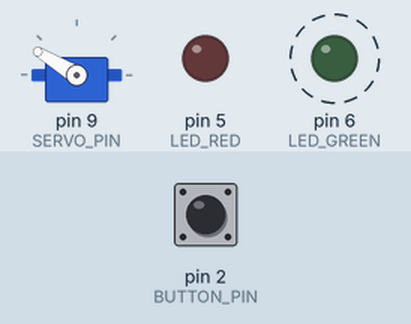
Simulated run of this sketch. Board: Arduino Uno, built with avr-gcc and run on an emulated ATmega328P. Parts: servo, output pins drawn as LEDs (lit = HIGH). Dashed ring = blinking. Inputs (shaded band) come from the test bench; at power-on: pin 2 (BUTTON_PIN) LOW.

Above: at 2.25 s.
2.3 s: pin 2 (BUTTON_PIN) pulled HIGH for 0.15 s
At 2.49 s:
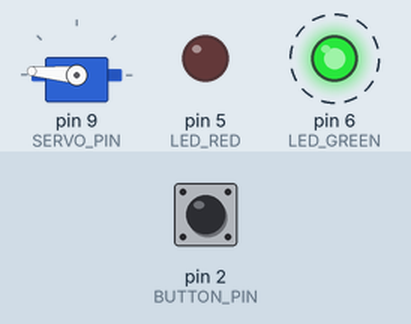
5.3 s: pin 2 (BUTTON_PIN) pulled HIGH for 1 s
At 6.14 s:
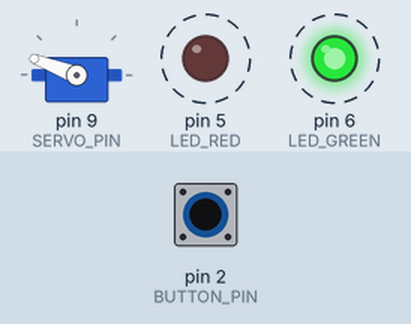
9.3 s: pin 2 (BUTTON_PIN) pulled HIGH for 3.2 s
At 11.03 s:
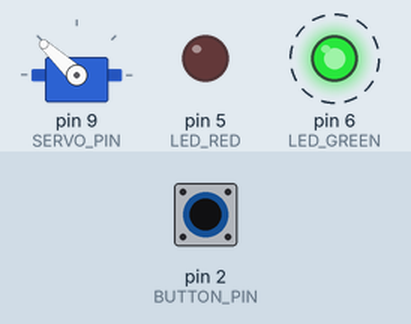
17.0 s: pin 2 (BUTTON_PIN) pulled HIGH for 0.15 s
At 19.53 s:
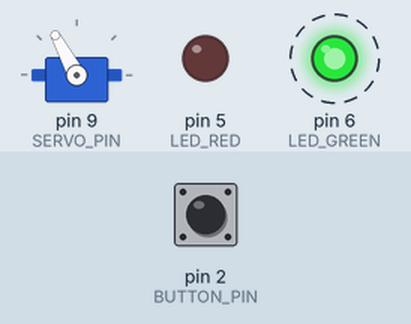
Timing chart, 0 to 21.0 s (numbered marks = the images above; inputs shaded):
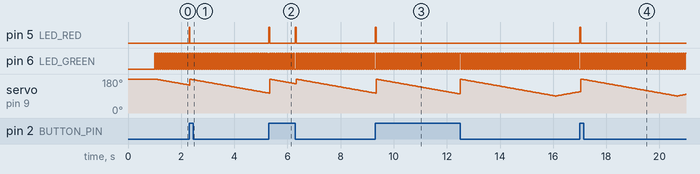

Measured:
- after the input at 2.3 s, pin 5 (LED_RED): LOW → HIGH at once, → LOW 0.02 s later
- after the input at 5.3 s, pin 5 (LED_RED): alternates HIGH for 0.03 s and LOW for 0.97 s, 4 changes in all, then stays LOW, starting at once
- after the input at 9.3 s, pin 5 (LED_RED): LOW → HIGH at once, → LOW 0.04 s later
- after the input at 17.0 s, pin 5 (LED_RED): LOW → HIGH at once, → LOW 0.04 s later
- by itself, pin 6 (LED_GREEN): alternates HIGH for 0.04 s and LOW for 0.04 s

The sketch:

ep14.ino
```cpp
#include<Servo.h>

#define SERVO_PIN 9
#define LED_RED 5
#define LED_GREEN 6
#define BUTTON_PIN 2

Servo servo_1;
volatile int pos = 180;
volatile int prev_time = 0;

void setup() {
  Serial.begin(9600);

  pinMode(SERVO_PIN, OUTPUT);
  pinMode(LED_GREEN, OUTPUT);
  pinMode(LED_RED, OUTPUT);
  pinMode(BUTTON_PIN, INPUT);

  servo_1.attach(SERVO_PIN);
  servo_1.write(pos);
  delay(1000);

  attachInterrupt(digitalPinToInterrupt(BUTTON_PIN),Doreamon,CHANGE); //กดปุ่มแล้ว FALLING เข้าทำ Doreamon - ปล่อยปุ่มแล้ว RISING เข้าทำ Doreamon - CHANGE กดเข้า Doreamon ปล่อยเข้า Doreamon
}

void Doreamon(){
  //delay(250);
  if(millis() - prev_time >= 250){
    prev_time = millis();
    pos = 180;
    digitalWrite(LED_RED, HIGH);
    digitalWrite(LED_GREEN, LOW);
  }
}

void loop() {
  // ปัดขวา
  for(pos = 180;pos > 90;pos--){
    servo_1.write(pos);
    digitalWrite(LED_RED, LOW);
    digitalWrite(LED_GREEN, !digitalRead(LED_GREEN));
    delay(40);
  }
  // ปัดซ้าย
  for(pos = 90;pos < 180;pos++){
    servo_1.write(pos);
    digitalWrite(LED_RED, LOW);
    digitalWrite(LED_GREEN, !digitalRead(LED_GREEN));
    delay(40);
  }

}
```
